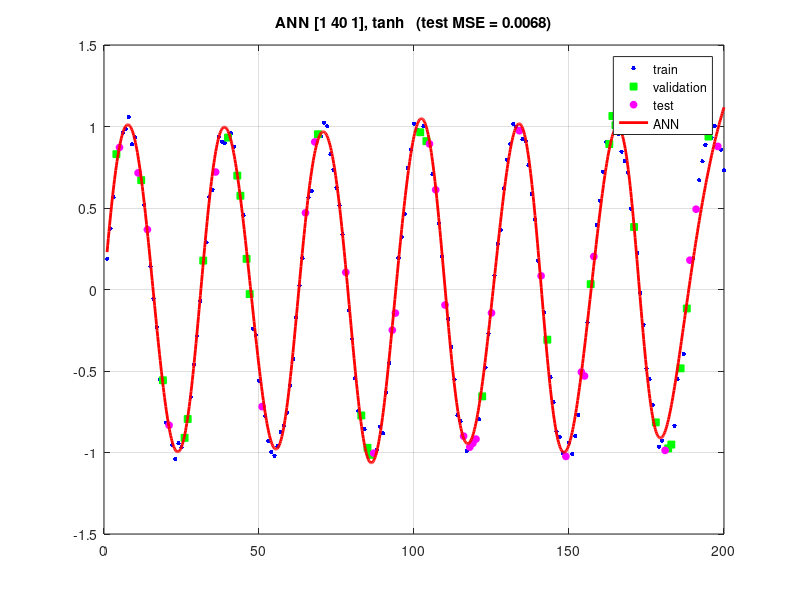
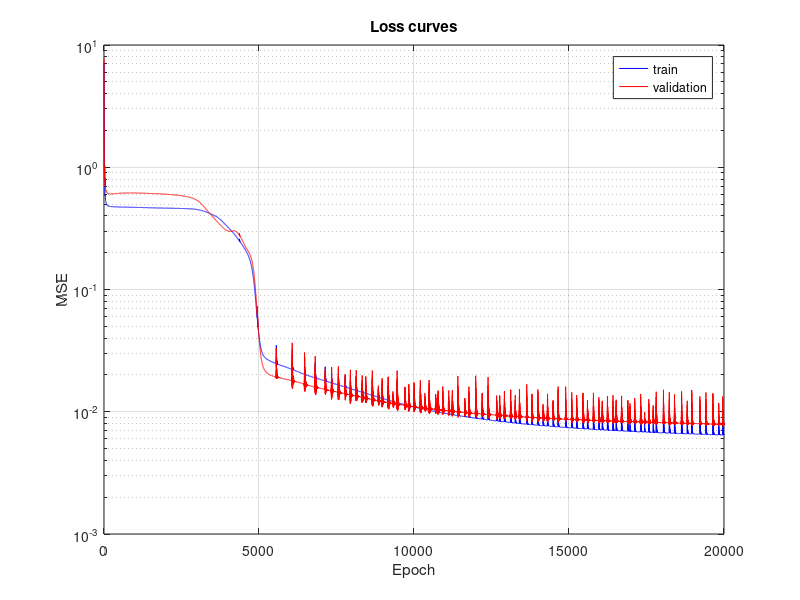

These figures' MATLAB source, in order:
function ADAM_ANN_Tanh
clc; clear; close all;
% c) T.Lahmer, 2026

%% ====== Data
x = 1:1:200;
% ---- the function
Y = sin(0.2*x) + 0.05*randn(1,200);

%% ==== Hyper-Parameters
layers = [1, 40, 1];  %[input_dim, hidden_dim, output_dim]
num_epochs = 20000;
learning_rate = 0.01;

%% ===== Split the data into sets
% ---- Used a standard 70/15/15 split
[iTr, iVa, iTe] = split_data(numel(x), 0.70, 0.15);   % rest (15%) = test

xTr = x(iTr);  YTr = Y(iTr);
xVa = x(iVa);  YVa = Y(iVa);
xTe = x(iTe);  YTe = Y(iTe);

% Scale x to [-1, 1] using the Training data only
% then apply the very same scaling to validation and test data.
xMin = min(xTr);  xMax = max(xTr);
XTr = Scale(xTr, xMin, xMax);
XVa = Scale(xVa, xMin, xMax);
XTe = Scale(xTe, xMin, xMax);

fprintf("Data set segrated with %u training, %u validation and %u testing samples", numel(XTr),numel(XVa),numel(XTe));

%% === Train (Using training and validation data)
[params, trainLoss, valLoss] = train_adam(XTr, YTr, XVa, YVa, layers, num_epochs, learning_rate);

%% === Check the network on the Test set
mean_testLoss = mean((forward_propagate(XTe, params) - YTe).^2);
mean_trainLoss = mean((forward_propagate(XTr, params) - YTr).^2);
fprintf('\nFinal MSE train: %0.5f  val: %0.5f  test: %0.5f\n', ...
    mean_trainLoss, min(valLoss), mean_testLoss);

%% === The results of the function generated by the ANN
xFine = linspace(min(x), max(x), 1000);
yFine = forward_propagate(Scale(xFine, xMin, xMax), params);

%% === The Plots for data visualization
Visualize(layers, xTr,YTr,xVa,YVa,xTe,YTe, xFine, yFine, trainLoss, valLoss, mean_testLoss);

end


% Local Function definitions for the script

function [best_params, trainLoss, valLoss] = train_adam(XTr, YTr, XVa, YVa, layers, num_epochs, learning_rate)

% Initialisierung
params = init_params(layers);

% ADAM Parameters
beta1 = 0.9;
beta2 = 0.999;
eps = 1e-8;

% Initialisiere Moment-Schätzer  (Moment-estimator)
[m, v] = init_adam(params);

% Validation logic (Choose the best weights)
trainLoss = zeros(num_epochs,1);
valLoss   = zeros(num_epochs,1);
bestVal   = inf;

for epoch = 1:num_epochs

    % Vorwärtspropagation
    [A, cache] = forward_propagate(XTr, params);

    % Verlust (MSE)
    trainLoss(epoch) = mean((A - YTr).^2);

    % Rückwärtspropagation
    grads = back_propagate(XTr, YTr, params, cache);

    % ADAM Update
    [params, m, v] = adam_update(params, grads, m, v, epoch, learning_rate, beta1, beta2, eps);

    % check the validation loss without any training on it
    valLoss(epoch) = mean((forward_propagate(XVa, params) - YVa).^2);  

    % remember best weights and output them
    if valLoss(epoch) < bestVal                                     
        bestVal = valLoss(epoch);
        best_params    = params;
    end

    if mod(epoch,1000) == 0
        fprintf('Epoch %d, train Loss: %.4f val loss: %0.5f\n', epoch, trainLoss(epoch), valLoss(epoch));
    end
end
end

%% Initialisierung der Parameter
function params = init_params(layers)
for i = 1:length(layers)-1
    %params.(['W' num2str(i)]) = randn(layers(i+1), layers(i)) * 0.1;
    %params.(['b' num2str(i)]) = zeros(layers(i+1),1);
    params.(['W' num2str(i)]) = randn(layers(i+1), layers(i));   % no * 0.01
    params.(['b' num2str(i)]) = randn(layers(i+1), 1);           % random, not zeros
end
end

%% Initialisierung ADAM Variablen
function [m, v] = init_adam(params)
fields = fieldnames(params);
for i = 1:length(fields)
    m.(fields{i}) = zeros(size(params.(fields{i})));
    v.(fields{i}) = zeros(size(params.(fields{i})));
end
end

%% Vorwärtspropagation
function [A, cache] = forward_propagate(X, params)
W1 = params.W1; b1 = params.b1;
W2 = params.W2; b2 = params.b2;

Z1 = W1 * X + b1;
A1 = tanh(Z1); % tanh

Z2 = W2 * A1 + b2;
A = Z2; % lineare Ausgabe

cache = struct('X',X,'Z1',Z1,'A1',A1);
end

%% Rückwärtspropagation
function grads = back_propagate(X, Y, params, cache)

W2 = params.W2;

A1 = cache.A1;
A = params.W2 * A1 + params.b2;

%dZ2 = 2*(A - Y) / m;
dZ2 = 2*(A - Y) / numel(Y);
grads.W2 = dZ2 * A1';
grads.b2 = sum(dZ2,2);

dA1 = W2' * dZ2;
dZ1 = dA1 .* (1 - A1.^2); % tanh Ableitung

grads.W1 = dZ1 * X';
grads.b1 = sum(dZ1,2);
end

%% ADAM Update
function [params, m, v] = adam_update(params, grads, m, v, t, lr, beta1, beta2, eps)
fields = fieldnames(params);

for i = 1:length(fields)
    key = fields{i};

    % 1. Moment (Mean)
    m.(key) = beta1 * m.(key) + (1 - beta1) * grads.(key);

    % 2. Moment (Varianz)
    v.(key) = beta2 * v.(key) + (1 - beta2) * (grads.(key).^2);

    % Bias-Korrektur
    m_hat = m.(key) / (1 - beta1^t);
    v_hat = v.(key) / (1 - beta2^t);

    % Update
    params.(key) = params.(key) - lr * m_hat ./ (sqrt(v_hat) + eps);
end

end

function [scale] = Scale(x, xMin, xMax)
scale = 2*(x - xMin)/(xMax - xMin) - 1;
end

function Visualize(layers, xTr,YTr,xVa,YVa,xTe,YTe, xFine, yFine, trainLoss, valLoss, testLoss)

figure
plot(xTr, YTr, 'b.', 'MarkerSize', 10); hold on
plot(xVa, YVa, 'gs', 'MarkerSize', 5, 'MarkerFaceColor', 'g');
plot(xTe, YTe, 'mo', 'MarkerSize', 5, 'MarkerFaceColor', 'm');
plot(xFine, yFine, 'r-', 'LineWidth', 2);
legend('train', 'validation', 'test', 'ANN'); grid on

%ACTIVATION val
activation = 'tanh';
title(sprintf('ANN %s, %s   (test MSE = %.4f)', mat2str(layers), activation, testLoss))

figure
semilogy(trainLoss, 'b'); hold on
semilogy(valLoss, 'r');
legend('train', 'validation'); grid on
xlabel('Epoch'); ylabel('MSE'); title('Loss curves')
end

function [iTr, iVa, iTe] = split_data(N, pTrain, pVal)
idx = randperm(N);                        % shuffle 1..N
nTr = round(pTrain * N);
nVa = round(pVal   * N);
iTr = sort(idx(1 : nTr));                 % training indices
iVa = sort(idx(nTr+1 : nTr+nVa));         % validation indices
iTe = sort(idx(nTr+nVa+1 : end));         % test indices (the rest)
end
